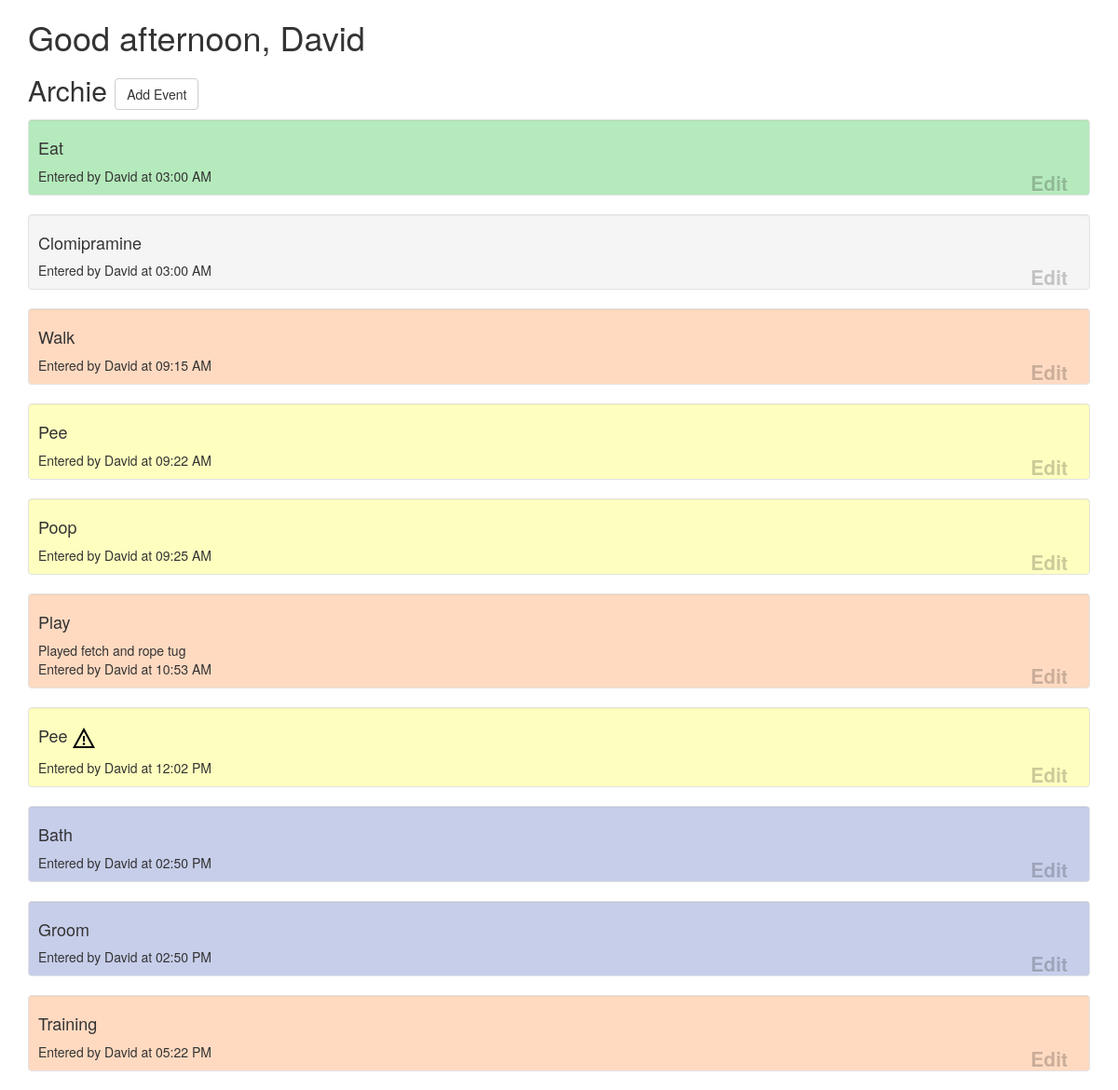
The page /index.html on the database its author committed.
### arch/models.py (models this page shows, shortened)
class User(db.Model):
    id = db.Column(db.Integer, primary_key=True)
    username = db.Column(db.String(64), index=True, unique=True)
    password_hash = db.Column(db.String(128))

class Dog(db.Model):
    id = db.Column(db.Integer, primary_key=True)
    name = db.Column(db.String(64), index=True, unique=True)
    birthday = db.Column(db.Date)
    events = db.relationship('Event', order_by='asc(Event.id)', lazy='dynamic', back_populates='dog')

class Event(db.Model):
    id = db.Column(db.Integer, index=True, primary_key=True)
    user_id = db.Column(db.Integer, db.ForeignKey('user.id'))
    user = db.relationship('User')
    dog_id = db.Column(db.Integer, db.ForeignKey('dog.id'))
    dog = db.relationship('Dog', back_populates='events')
    event_id = db.Column(db.Enum(EventID))
    note = db.Column(db.String(128))
    timestamp = db.Column(db.DateTime, default=datetime.utcnow)
    start_time = db.Column(db.DateTime, index=True, default=datetime.now)
    end_time = db.Column(db.DateTime, index=True)
    is_accident = db.Column(db.Boolean, default=False)
    @property
    def event_type(self):
        return self.event_id.name.lower()
    @property
    def event_string(self):
        return self.event_id.name.capitalize()
    @property
    def event_info(self):
        return self.note
    @property
    def event_entry(self):
        return 'Entered by {0} at {1}'.format(self.user.username, self.start_time.strftime("%I:%M %p"))

### arch/routes.py (the view)
@app.route('/')
@app.route('/index.html')
def index():
    user = models.User.query.get(1)
    data = {}
    dogs = models.Dog.query.all()
    for d in dogs:
        events = d.events.all()
        data[d] = events
    kwargs = {'user': user,
              'title': 'Home',
              'time_of_day': utils.get_tod(),
              'data': data}
    return render_template('index.html', **kwargs)

### arch/utils.py (called while the page is built)
def get_tod():
    hour = datetime.datetime.now().hour
    if 6 <= hour < 12:  # 6am - 12pm
        return "morning"
    elif hour < 17:     # 12pm - 5pm
        return "afternoon"
    elif hour < 20:     # 5pm - 8pm
        return "evening"
    else:               # 8pm - 6am
        return "night"

### arch/templates/index.html (shortened to what this page needs)
{% extends "base.html" %}
{% block content %}
<div class="container">
    <h1>Good {{ time_of_day }}, {{ user.username }}</h1>
        {% for dog in data %}
        <h2>
            {{ dog.name }}
            <a class="btn btn-default" href="{{ url_for('add_event') }}" role="button">Add Event</a>
        </h2>
        {% for event in data[dog] %}
            {% include 'partials/event_item.html' %}
        {% endfor %}
    {% endfor %}
</div>
{% endblock %}

### arch/templates/base.html (shortened to what this page needs)
{% extends 'bootstrap/base.html' %}
{% block styles %}
{{super()}}
<link rel="stylesheet" href="{{ url_for('static', filename='styles.css') }}">
{% endblock %}

### arch/templates/partials/event_item.html
<div class="well {{event.event_type}}">
    <h4>
        {{event.event_string}}
        {% if event.is_accident %}
        <img src="{{ url_for('static', filename='warning.svg') }}">
        {% endif %}
    </h4>
    {% if event.event_info %}
        {{event.event_info}}
        <br>
    {% endif %}
    {{event.event_entry}}
    <a class="btn close" href="{{ url_for('edit_event', event_id=event.id) }}" role="button">Edit</a>
</div>

### arch/static/styles.css (style rules this page uses)
.well { padding: 10px; }
.pee, .poop { background-color: #FEFFBF; }
.eat, .medicine { background-color: #B5EABC; }
.walk, .play, .training { background-color: #FFDAC1; }
.bath, .groom { background-color: #C7CEEA; }

### rows shown on the page
User: username "David"
Dog: name "Archie"
Event: event_string "Eat", event_entry "Entered by David at 03:00 AM"
Event: event_string "Clomipramine", event_entry "Entered by David at 03:00 AM"
Event: event_string "Walk", event_entry "Entered by David at 09:15 AM"
Event: event_string "Pee", event_entry "Entered by David at 09:22 AM"
Event: event_string "Poop", event_entry "Entered by David at 09:25 AM"
Event: event_string "Play", event_info "Played fetch and rope tug", event_entry "Entered by David at 10:53 AM"
Event: event_string "Pee", is_accident True (drawn), event_entry "Entered by David at 12:02 PM"
Event: event_string "Bath", event_entry "Entered by David at 02:50 PM"
Event: event_string "Groom", event_entry "Entered by David at 02:50 PM"
Event: event_string "Training", event_entry "Entered by David at 05:22 PM"

### other values the page prints
{{ time_of_day }} "afternoon"
